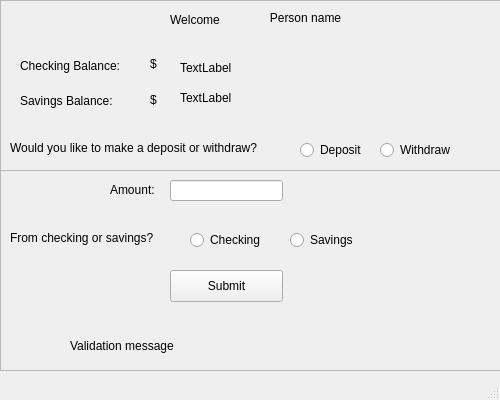
<?xml version="1.0" encoding="UTF-8"?>
<ui version="4.0">
 <class>banking_info_window</class>
 <widget class="QMainWindow" name="banking_info_window">
  <property name="geometry">
   <rect>
    <x>0</x>
    <y>0</y>
    <width>500</width>
    <height>400</height>
   </rect>
  </property>
  <property name="minimumSize">
   <size>
    <width>500</width>
    <height>400</height>
   </size>
  </property>
  <property name="maximumSize">
   <size>
    <width>500</width>
    <height>400</height>
   </size>
  </property>
  <property name="windowTitle">
   <string>Banking information</string>
  </property>
  <widget class="QWidget" name="centralwidget">
   <widget class="QLabel" name="checking_balance_txt">
    <property name="geometry">
     <rect>
      <x>20</x>
      <y>50</y>
      <width>131</width>
      <height>31</height>
     </rect>
    </property>
    <property name="text">
     <string>Checking Balance:</string>
    </property>
   </widget>
   <widget class="QLabel" name="saving_balance_txt">
    <property name="geometry">
     <rect>
      <x>20</x>
      <y>85</y>
      <width>131</width>
      <height>31</height>
     </rect>
    </property>
    <property name="text">
     <string>Savings Balance: </string>
    </property>
   </widget>
   <widget class="QLabel" name="checking_balance_label">
    <property name="geometry">
     <rect>
      <x>150</x>
      <y>56</y>
      <width>60</width>
      <height>16</height>
     </rect>
    </property>
    <property name="text">
     <string>$</string>
    </property>
   </widget>
   <widget class="QLabel" name="savings_balance_label">
    <property name="geometry">
     <rect>
      <x>150</x>
      <y>92</y>
      <width>60</width>
      <height>16</height>
     </rect>
    </property>
    <property name="text">
     <string>$</string>
    </property>
   </widget>
   <widget class="QLabel" name="prompt_txt">
    <property name="geometry">
     <rect>
      <x>10</x>
      <y>140</y>
      <width>281</width>
      <height>16</height>
     </rect>
    </property>
    <property name="text">
     <string>Would you like to make a deposit or withdraw?</string>
    </property>
   </widget>
   <widget class="QLabel" name="amount_label_txt">
    <property name="geometry">
     <rect>
      <x>110</x>
      <y>182</y>
      <width>51</width>
      <height>16</height>
     </rect>
    </property>
    <property name="text">
     <string>Amount:</string>
    </property>
   </widget>
   <widget class="QLabel" name="prompt_2">
    <property name="geometry">
     <rect>
      <x>10</x>
      <y>230</y>
      <width>161</width>
      <height>16</height>
     </rect>
    </property>
    <property name="text">
     <string>From checking or savings?</string>
    </property>
   </widget>
   <widget class="QFrame" name="checking_saving_frame">
    <property name="geometry">
     <rect>
      <x>0</x>
      <y>170</y>
      <width>501</width>
      <height>201</height>
     </rect>
    </property>
    <property name="frameShape">
     <enum>QFrame::StyledPanel</enum>
    </property>
    <property name="frameShadow">
     <enum>QFrame::Raised</enum>
    </property>
    <widget class="QRadioButton" name="checking_button">
     <property name="geometry">
      <rect>
       <x>190</x>
       <y>60</y>
       <width>81</width>
       <height>20</height>
      </rect>
     </property>
     <property name="text">
      <string>Checking</string>
     </property>
    </widget>
    <widget class="QRadioButton" name="savings_button">
     <property name="geometry">
      <rect>
       <x>290</x>
       <y>60</y>
       <width>100</width>
       <height>20</height>
      </rect>
     </property>
     <property name="text">
      <string>Savings</string>
     </property>
    </widget>
    <widget class="QLineEdit" name="amount_input">
     <property name="geometry">
      <rect>
       <x>170</x>
       <y>10</y>
       <width>113</width>
       <height>21</height>
      </rect>
     </property>
    </widget>
    <widget class="QPushButton" name="submit_trans_button">
     <property name="geometry">
      <rect>
       <x>170</x>
       <y>100</y>
       <width>113</width>
       <height>32</height>
      </rect>
     </property>
     <property name="text">
      <string>Submit</string>
     </property>
    </widget>
    <widget class="QLabel" name="validation_message_txt">
     <property name="geometry">
      <rect>
       <x>70</x>
       <y>160</y>
       <width>341</width>
       <height>31</height>
      </rect>
     </property>
     <property name="text">
      <string>Validation message</string>
     </property>
    </widget>
   </widget>
   <widget class="QFrame" name="deposit_withdraw_frame">
    <property name="geometry">
     <rect>
      <x>0</x>
      <y>0</y>
      <width>501</width>
      <height>171</height>
     </rect>
    </property>
    <property name="frameShape">
     <enum>QFrame::StyledPanel</enum>
    </property>
    <property name="frameShadow">
     <enum>QFrame::Raised</enum>
    </property>
    <widget class="QLabel" name="person_name_label">
     <property name="geometry">
      <rect>
       <x>240</x>
       <y>10</y>
       <width>131</width>
       <height>16</height>
      </rect>
     </property>
     <property name="text">
      <string>Person name</string>
     </property>
     <property name="alignment">
      <set>Qt::AlignCenter</set>
     </property>
    </widget>
    <widget class="QLabel" name="welcome_label">
     <property name="geometry">
      <rect>
       <x>160</x>
       <y>10</y>
       <width>70</width>
       <height>20</height>
      </rect>
     </property>
     <property name="text">
      <string>Welcome</string>
     </property>
     <property name="alignment">
      <set>Qt::AlignCenter</set>
     </property>
    </widget>
    <widget class="QRadioButton" name="deposit_button">
     <property name="geometry">
      <rect>
       <x>300</x>
       <y>140</y>
       <width>81</width>
       <height>20</height>
      </rect>
     </property>
     <property name="text">
      <string>Deposit</string>
     </property>
    </widget>
    <widget class="QRadioButton" name="withdraw_button">
     <property name="geometry">
      <rect>
       <x>380</x>
       <y>140</y>
       <width>100</width>
       <height>20</height>
      </rect>
     </property>
     <property name="text">
      <string>Withdraw</string>
     </property>
    </widget>
   </widget>
   <widget class="QLabel" name="user_checking_balance_label">
    <property name="geometry">
     <rect>
      <x>180</x>
      <y>60</y>
      <width>131</width>
      <height>16</height>
     </rect>
    </property>
    <property name="text">
     <string>TextLabel</string>
    </property>
   </widget>
   <widget class="QLabel" name="user_savings_balance_label">
    <property name="geometry">
     <rect>
      <x>180</x>
      <y>90</y>
      <width>131</width>
      <height>16</height>
     </rect>
    </property>
    <property name="text">
     <string>TextLabel</string>
    </property>
   </widget>
   <zorder>checking_saving_frame</zorder>
   <zorder>deposit_withdraw_frame</zorder>
   <zorder>checking_balance_txt</zorder>
   <zorder>saving_balance_txt</zorder>
   <zorder>checking_balance_label</zorder>
   <zorder>savings_balance_label</zorder>
   <zorder>prompt_txt</zorder>
   <zorder>amount_label_txt</zorder>
   <zorder>prompt_2</zorder>
   <zorder>user_checking_balance_label</zorder>
   <zorder>user_savings_balance_label</zorder>
  </widget>
  <widget class="QStatusBar" name="statusbar"/>
 </widget>
 <resources/>
 <connections/>
</ui>
